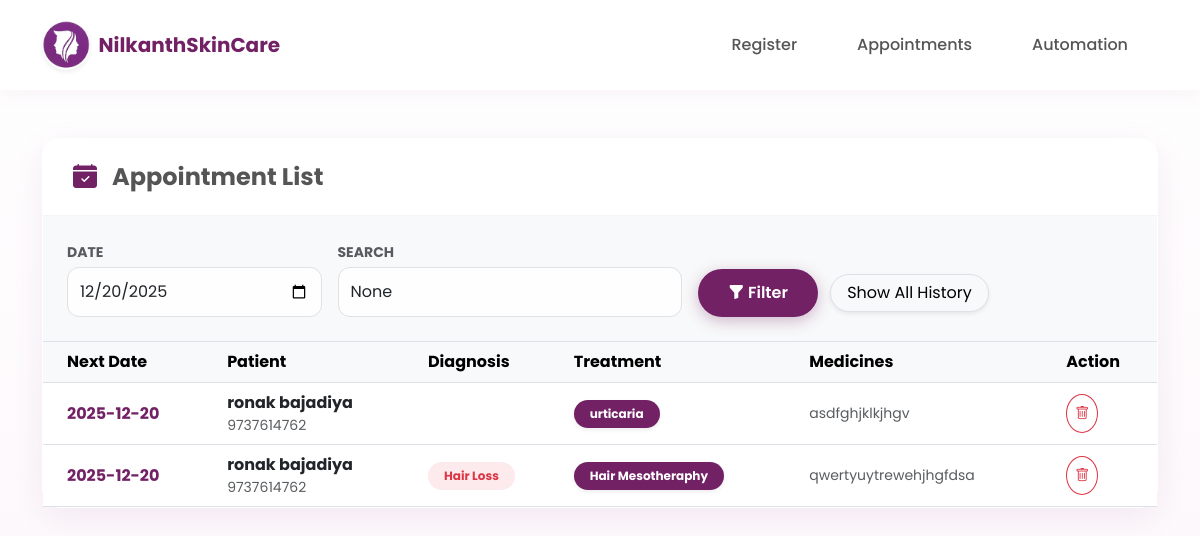
Before: /appointments with the older database file.
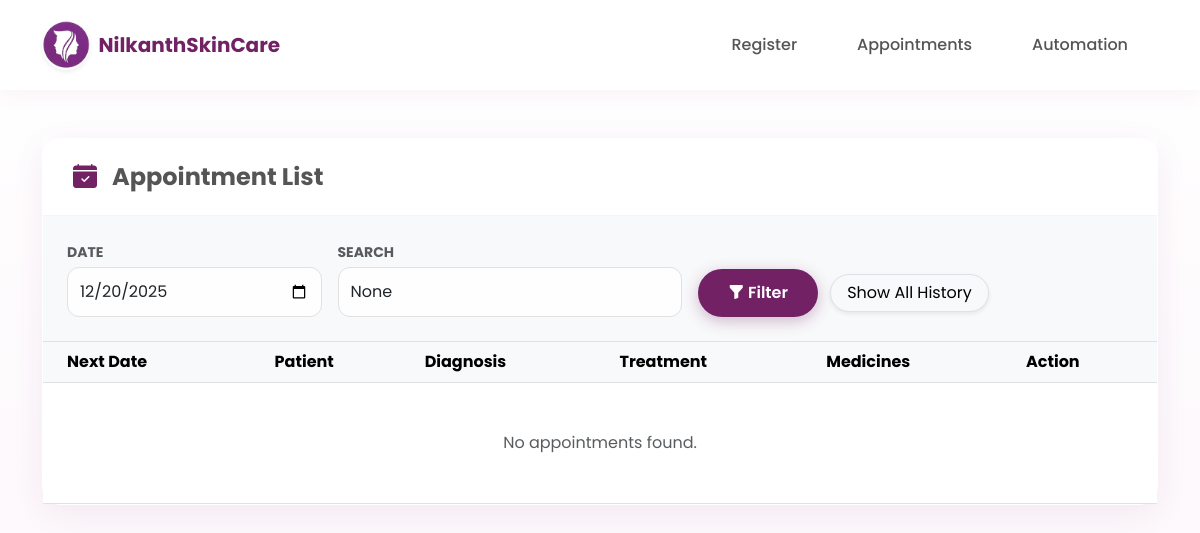
After: the same page with the newer database file.
### app.py (models this page shows)
class Visit(db.Model):
    id = db.Column(db.Integer, primary_key=True)
    patient_id = db.Column(db.Integer, db.ForeignKey('patient.id'), nullable=False)
    visit_date = db.Column(db.String(10), nullable=False)
    next_appt_date = db.Column(db.String(10))
    diagnosis = db.Column(db.String(200))
    procedure = db.Column(db.String(200))
    complaint = db.Column(db.Text)
    investigation = db.Column(db.Text)
    medicine_box = db.Column(db.Text)
    advice = db.Column(db.Text)
    next_plan = db.Column(db.Text)
    status = db.Column(db.String(20), default='Pending')
    reminder_sent = db.Column(db.Boolean, default=False)

class Patient(db.Model):
    id = db.Column(db.Integer, primary_key=True)
    name = db.Column(db.String(100), nullable=False)
    phone = db.Column(db.String(20), unique=True, nullable=False)
    age = db.Column(db.Integer)
    gender = db.Column(db.String(10))
    address = db.Column(db.Text)
    family_history = db.Column(db.Text)
    welcome_sent = db.Column(db.Boolean, default=False)
    visits = db.relationship('Visit', backref='patient', lazy=True)

### app.py (the view)
@app.route('/appointments', methods=['GET', 'POST'])
def appointments_page():
    visits = []
    new_patient_id = request.args.get('new_id')
    new_patient = None
    if new_patient_id:
        new_patient = Patient.query.get(new_patient_id)
        if new_patient and new_patient.welcome_sent:
            new_patient = None
    search_date = request.form.get('search_date')
    search_treatment = request.form.get('search_treatment')
    query = Visit.query
    if request.method == 'POST':
        if 'show_all' in request.form:
            all_patients = Patient.query.all()
            for p in all_patients:
                p_visits = Visit.query.filter_by(patient_id=p.id).order_by(Visit.id.desc()).all()
                if p_visits:
                    latest_visit = p_visits[0]
                    combined_meds = []
                    for v in p_visits:
                        if v.medicine_box and v.medicine_box.strip():
                            entry = f"📅 {v.visit_date}:\n{v.medicine_box}"
                            combined_meds.append(entry)
                    latest_visit.medicine_box = "\n\n--------------------\n".join(combined_meds)
                    visits.append(latest_visit)
            visits.sort(key=lambda x: x.visit_date, reverse=True)
        elif 'search_btn' in request.form:
            if search_date:
                query = query.filter_by(next_appt_date=search_date)
            else:
                today = date.today().strftime('%Y-%m-%d')
                query = query.filter_by(next_appt_date=today)
                search_date = today
            if search_treatment:
                query = query.filter(Visit.procedure.contains(search_treatment))
            visits = query.all()
    else:
        today = date.today().strftime('%Y-%m-%d')
        visits = query.filter_by(next_appt_date=today).all()
        search_date = today
    return render_template('appointments.html', visits=visits, s_date=search_date, s_treatment=search_treatment, new_patient=new_patient)

### templates/appointments.html (shortened to what this page needs)
{% extends "layout.html" %}
{% block content %}
<div class="glass-card animate__animated animate__fadeInUp">
    <div class="card-header-custom">
        <i class="bi bi-calendar-check-fill fs-4 text-primary"></i>
        <h4 class="m-0 fw-bold" style="color:#555">Appointment List</h4>
    </div>
    <div class="p-4 bg-light border-bottom">
        <form method="POST" action="/appointments" class="row g-3 align-items-end">
            <div class="col-md-3">
                <label class="small fw-bold text-muted mb-1">DATE</label>
                <input type="date" name="search_date" value="{{ s_date }}" class="form-control">
            </div>
            <div class="col-md-4">
                <label class="small fw-bold text-muted mb-1">SEARCH</label>
                <input type="text" name="search_treatment" value="{{ s_treatment }}" class="form-control" placeholder="Search treatment...">
            </div>
            <div class="col-md-5">
                <button type="submit" name="search_btn" class="btn btn-primary-custom me-2"><i class="bi bi-funnel-fill"></i> Filter</button>
                <button type="submit" name="show_all" class="btn btn-light border shadow-sm rounded-pill px-3">Show All History</button>
            </div>
        </form>
    </div>
    <div class="table-responsive">
        <table class="table table-hover mb-0 align-middle">
            <thead class="table-light">
                <tr>
                    <th class="ps-4">Next Date</th><th>Patient</th><th>Diagnosis</th><th>Treatment</th><th>Medicines</th><th>Action</th>
                </tr>
            </thead>
            <tbody>
                {% for visit in visits %}
                <tr class="animate__animated animate__fadeIn">
                    <td class="ps-4 fw-bold text-primary">{{ visit.next_appt_date }}</td>
                    <td>
                        <div class="fw-bold text-dark">{{ visit.patient.name }}</div>
                        <div class="small text-muted">{{ visit.patient.phone }}</div>
                    </td>
                    <td><span class="badge bg-danger bg-opacity-10 text-danger px-3 py-2 rounded-pill">{{ visit.diagnosis }}</span></td>
                 <td><span class="badge rounded-pill px-3 py-2 shadow-sm" style="background-color: #712164; color: white;">{{ visit.procedure }}</span></td>
                    <td class="small text-muted" style="max-width:250px; white-space:pre-wrap;">{{ visit.medicine_box }}</td>
                    <td>
                        <a href="/delete/{{ visit.id }}" class="btn btn-sm btn-outline-danger rounded-circle p-2" onclick="return confirm('Delete?')"><i class="bi bi-trash"></i></a>
                    </td>
                </tr>
                {% else %}
                <tr><td colspan="6" class="text-center py-5 text-muted">No appointments found.</td></tr>
                {% endfor %}
            </tbody>
        </table>
    </div>
</div>
{% endblock %}

### templates/layout.html (shortened to what this page needs)
<!DOCTYPE html>
<html lang="en">
<head>
    <link href="https://cdn.jsdelivr.net/npm/bootstrap@5.3.0/dist/css/bootstrap.min.css" rel="stylesheet">
    <link rel="stylesheet" href="https://cdn.jsdelivr.net/npm/bootstrap-icons@1.10.0/font/bootstrap-icons.css">
    <link rel="stylesheet" href="https://cdnjs.cloudflare.com/ajax/libs/animate.css/4.1.1/animate.min.css"/>
</head>
<body>
    <div class="bubbles-container">
    </div>
    <nav class="navbar navbar-expand-lg navbar-custom mb-5">
        <div class="container">
            <a class="navbar-brand fw-bold d-flex align-items-center" href="/">
                <img src="{{ url_for('static', filename='images/nillogoClinic.png') }}" alt="Nilkanth SkinCare Logo" class="me-2 shadow-sm rounded-circle" style="height: 50px; width: auto;">
                <span style="color: var(--primary-color);">NilkanthSkinCare</span>
            </a>
            <div class="collapse navbar-collapse" id="navbarNav">
                <ul class="navbar-nav ms-auto">
                    <li class="nav-item"><a class="nav-link" href="/">Register</a></li>
                    <li class="nav-item"><a class="nav-link" href="/appointments">Appointments</a></li>
                    <li class="nav-item"><a class="nav-link" href="/automation">Automation</a></li>
                </ul>
            </div>
        </div>
    </nav>
    <div class="container">
        {% block content %}{% endblock %}
    </div>
</body>
</html>

### templates/layout.html (style rules this page uses)
body { font-family: 'Poppins', sans-serif; background: linear-gradient(180deg, #ffffff 0%, #fcf5fa 100%); min-height: 100vh; color: #444; position: relative; overflow-x: hidden; }
:root { --primary-color: #712164; --primary-light: #944085; --white: #FFFFFF; }
.bubbles-container { position: fixed; width: 100%; height: 100%; z-index: -1; overflow: hidden; top: 0; left: 0; pointer-events: none; background: transparent; }
.glass-card { background: rgba(255, 255, 255, 0.85); backdrop-filter: blur(12px); -webkit-backdrop-filter: blur(12px); border: 1px solid rgba(255, 255, 255, 0.9); border-radius: 20px; box-shadow: 0 8px 32px 0 rgba(113, 33, 100, 0.08); margin-bottom: 30px; }
.navbar-custom { background: rgba(255, 255, 255, 0.95); backdrop-filter: blur(12px); box-shadow: 0 4px 20px rgba(113, 33, 100, 0.05); padding: 15px 0; position: sticky; top: 0; z-index: 1000; }
.nav-link { color: #555 !important; font-weight: 500; margin: 0 10px; border-radius: 50px; padding: 8px 20px !important; transition:0.3s; }
.btn-primary-custom { background: var(--primary-color); border: none; color: white; border-radius: 50px; padding: 12px 30px; font-weight: 600; box-shadow: 0 4px 15px rgba(113, 33, 100, 0.3); transition: 0.3s; }
.form-control, .form-select { border-radius: 12px; padding: 12px; border: 1px solid #e1e1e1; background: rgba(255,255,255,0.9); }
.card-header-custom { background: rgba(255,255,255,0.6); padding: 20px 30px; border-bottom: 1px solid rgba(113, 33, 100, 0.05); display: flex; align-items: center; gap: 15px; }
.text-primary { color: var(--primary-color) !important; }

Changed rows visible on the page:
no longer on this page (row edited): Visit: next_appt_date "2025-12-20", patient.name "ronak bajadiya", patient.phone "9737614762", procedure "urticaria", medicine_box "asdfghjklkjhgv"
removed Visit: next_appt_date "2025-12-20", patient.name "ronak bajadiya", patient.phone "9737614762", diagnosis "Hair Loss", procedure "Hair Mesotheraphy", medicine_box "qwertyuytrewehjhgfdsa"
Other visible differences:
text now shown: "No appointments found."
